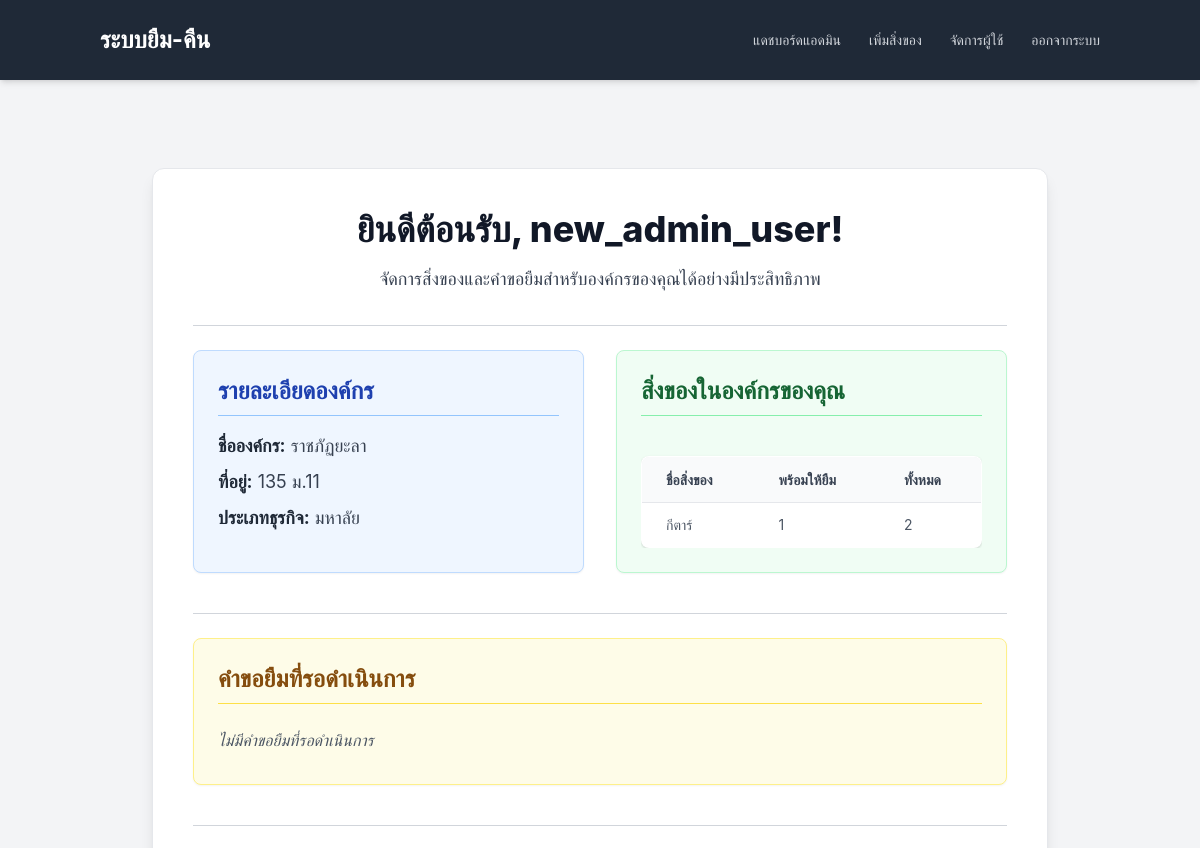
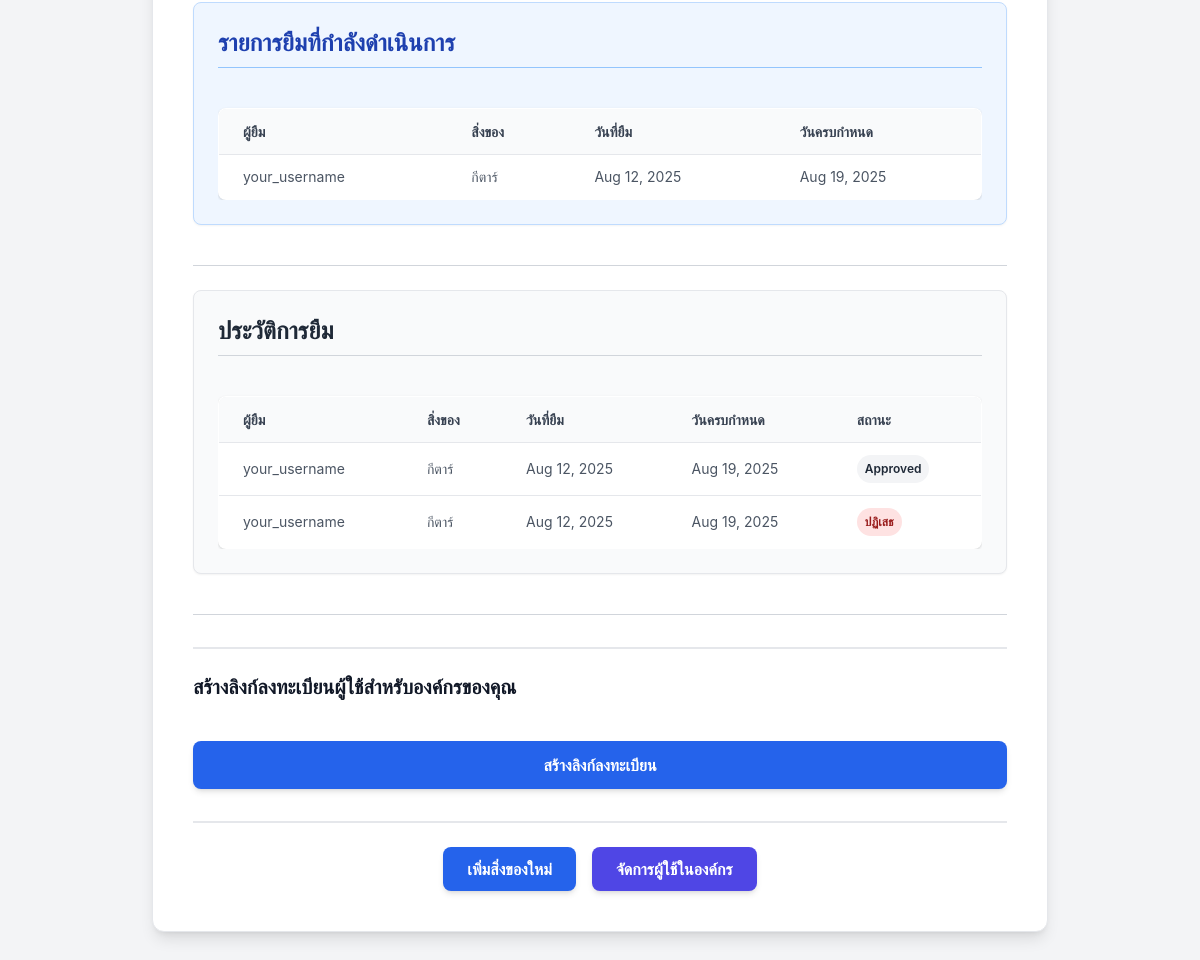
The app's page /dashboard/ (signed in), older data (2 pictures, top to bottom).
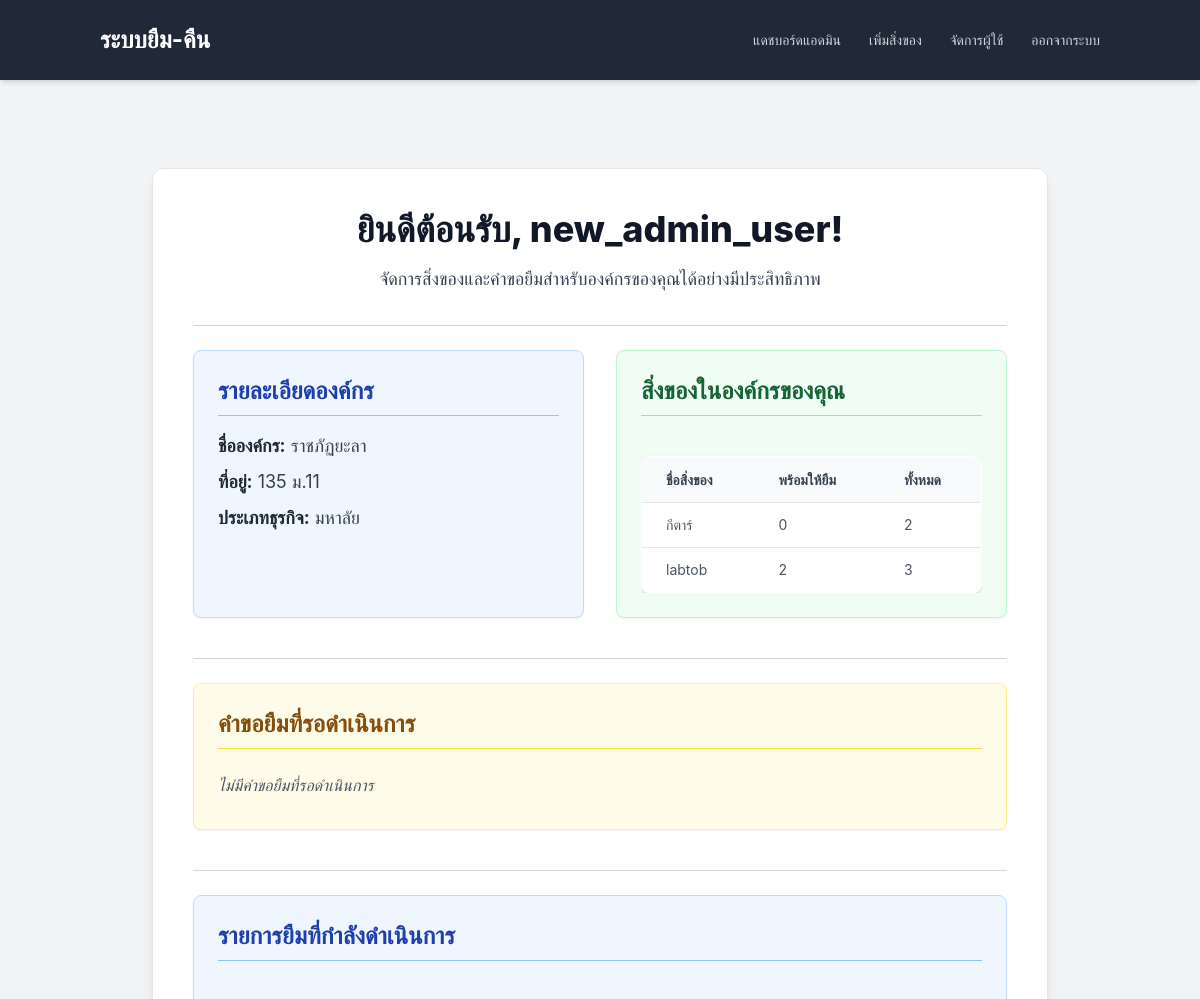
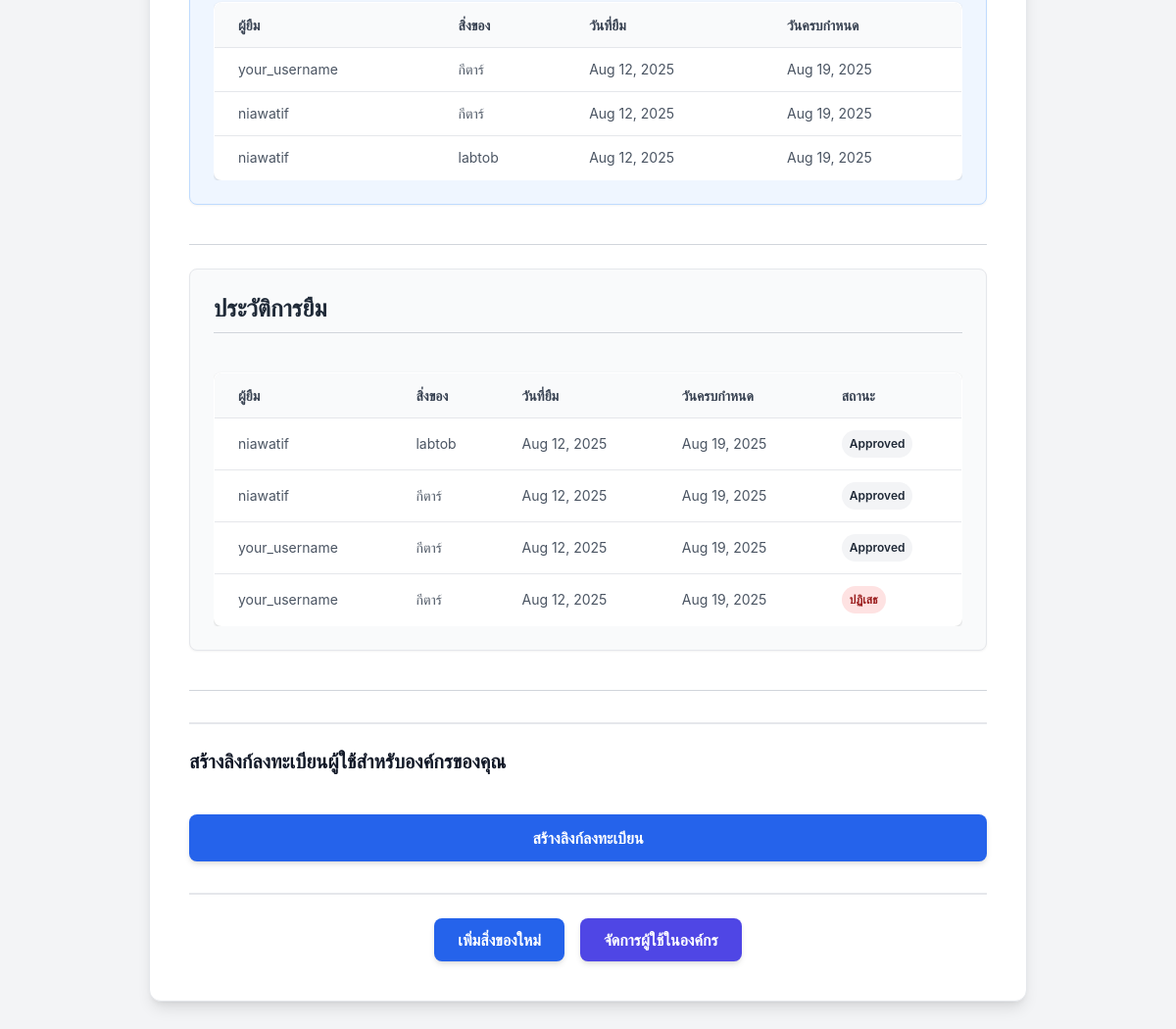
The same page, newer data (2 pictures, top to bottom).
### users/models.py (models this page shows, shortened)
class CustomUser(AbstractUser):
    organization = models.ForeignKey(
        Organization,
        on_delete=models.CASCADE,
        null=True,
        blank=True
    )
    is_platform_admin = models.BooleanField(default=False)
    is_org_admin = models.BooleanField(default=False)

class Organization(models.Model):
    name = models.CharField(max_length=200, unique=True)
    address = models.CharField(max_length=255)
    business_type = models.CharField(max_length=100)

### borrowing/models.py (models this page shows, shortened)
class Item(models.Model):
    name = models.CharField(max_length=200)
    description = models.TextField()
    quantity = models.IntegerField(default=1)  # จำนวนทั้งหมดของสิ่งของ
    available_quantity = models.IntegerField(default=1) # จำนวนที่ว่างให้ยืม
    organization = models.ForeignKey(
        Organization,
        on_delete=models.CASCADE
    )

class Loan(models.Model):
    borrower = models.ForeignKey(
        CustomUser,
        on_delete=models.CASCADE
    )
    item = models.ForeignKey(
        Item,
        on_delete=models.CASCADE
    )
    borrow_date = models.DateTimeField(auto_now_add=True)
    return_date = models.DateTimeField(null=True, blank=True)
    due_date = models.DateTimeField()
    STATUS_CHOICES = (
        ('pending', 'Pending'),
        ('approved', 'Approved'),
        ('returned', 'Returned'),
        ('overdue', 'Overdue'),
        ('rejected', 'Rejected'),
    )
    status = models.CharField(max_length=20, choices=STATUS_CHOICES, default='pending')

### users/views.py (the view)
# urls.py: path('', include('users.urls')), # สำหรับ dashboard และ user_dashboard
@login_required
def dashboard(request):
    user = request.user
    if user.is_platform_admin:
        return redirect('/admin/')
    if user.is_org_admin:
        if not user.organization:
            messages.error(request, "บัญชีผู้ดูแลองค์กรของคุณยังไม่ได้ถูกผูกกับองค์กร กรุณาติดต่อผู้ดูแลระบบ.")
            return redirect('login')
        organization = user.organization
        items = Item.objects.filter(organization=organization)
        pending_loans = Loan.objects.filter(item__organization=organization, status='pending')
        active_loans = Loan.objects.filter(item__organization=organization, status='approved')
        loan_history = Loan.objects.filter(
            item__organization=organization
        ).exclude(status='pending').order_by('-borrow_date')
        context = {
            'organization': organization,
            'items': items,
            'pending_loans': pending_loans,
            'active_loans': active_loans,
            'loan_history': loan_history,
        }
        return render(request, 'users/dashboard.html', context)
    else:
        if not user.organization:
            messages.error(request, "บัญชีของคุณยังไม่ได้ถูกผูกกับองค์กร กรุณาติดต่อผู้ดูแลระบบ.")
            return redirect('login')
        return redirect('user_dashboard')

### users/templates/users/dashboard.html (shortened to what this page needs)
{% extends 'users/base.html' %}
{% block content %}
<div class="bg-white p-6 md:p-8 lg:p-10 rounded-xl shadow-lg max-w-4xl mx-auto my-8 border border-gray-200">
    <h1 class="text-3xl md:text-4xl font-extrabold text-gray-900 mb-4 text-center">ยินดีต้อนรับ, {{ user.username }}!</h1>
    <p class="text-gray-700 mb-8 text-center text-lg">จัดการสิ่งของและคำขอยืมสำหรับองค์กรของคุณได้อย่างมีประสิทธิภาพ</p>
    <hr class="my-6 border-gray-300">
    <div class="grid grid-cols-1 md:grid-cols-2 gap-8 mb-10">
        <div class="p-6 bg-blue-50 rounded-lg shadow-sm border border-blue-200">
            <h2 class="text-2xl font-bold text-blue-800 mb-4 border-b pb-2 border-blue-300">รายละเอียดองค์กร</h2>
            <p class="text-gray-700 text-lg mb-2"><strong class="text-gray-800">ชื่อองค์กร:</strong> {{ organization.name }}</p>
            <p class="text-gray-700 text-lg mb-2"><strong class="text-gray-800">ที่อยู่:</strong> {{ organization.address }}</p>
            <p class="text-gray-700 text-lg"><strong class="text-gray-800">ประเภทธุรกิจ:</strong> {{ organization.business_type }}</p>
        </div>
        <div class="p-6 bg-green-50 rounded-lg shadow-sm border border-green-200">
            <h2 class="text-2xl font-bold text-green-800 mb-4 border-b pb-2 border-green-300">สิ่งของในองค์กรของคุณ</h2>
            {% if items %}
                <div class="overflow-x-auto">
                    <table class="min-w-full bg-white rounded-lg overflow-hidden border border-gray-200">
                        <thead>
                            <tr class="bg-gray-100 text-gray-700 uppercase text-sm leading-normal">
                                <th class="py-3 px-6 text-left font-semibold">ชื่อสิ่งของ</th>
                                <th class="py-3 px-6 text-left font-semibold">พร้อมให้ยืม</th>
                                <th class="py-3 px-6 text-left font-semibold">ทั้งหมด</th>
                            </tr>
                        </thead>
                        <tbody class="text-gray-700 text-sm">
                            {% for item in items %}
                                <tr class="border-b border-gray-200 hover:bg-gray-50 transition duration-150 ease-in-out">
                                    <td class="py-3 px-6 text-left whitespace-nowrap">{{ item.name }}</td>
                                    <td class="py-3 px-6 text-left">{{ item.available_quantity }}</td>
                                    <td class="py-3 px-6 text-left">{{ item.quantity }}</td>
                                </tr>
                            {% endfor %}
                        </tbody>
                    </table>
                </div>
            {% else %}
                <p class="text-gray-600 italic py-2">ไม่พบสิ่งของในองค์กรของคุณ</p>
            {% endif %}
        </div>
    </div>
    <hr class="my-6 border-gray-300">
    <div class="mb-10 p-6 bg-yellow-50 rounded-lg shadow-sm border border-yellow-200">
        <h2 class="text-2xl font-bold text-yellow-800 mb-4 border-b pb-2 border-yellow-300">คำขอยืมที่รอดำเนินการ</h2>
        {% if pending_loans %}
            <div class="overflow-x-auto">
                <table class="min-w-full bg-white rounded-lg overflow-hidden border border-gray-200">
                    <thead>
                        <tr class="bg-gray-100 text-gray-700 uppercase text-sm leading-normal">
                            <th class="py-3 px-6 text-left font-semibold">ผู้ยืม</th>
                            <th class="py-3 px-6 text-left font-semibold">สิ่งของ</th>
                            <th class="py-3 px-6 text-left font-semibold">วันที่ขอ</th>
                            <th class="py-3 px-6 text-center font-semibold">การกระทำ</th>
                        </tr>
                    </thead>
                    <tbody class="text-gray-700 text-sm">
                        {% for loan in pending_loans %}
                            <tr class="border-b border-gray-200 hover:bg-gray-50 transition duration-150 ease-in-out">
                                <td class="py-3 px-6 text-left whitespace-nowrap">{{ loan.borrower.username }}</td>
                                <td class="py-3 px-6 text-left">{{ loan.item.name }}</td>
                                <td class="py-3 px-6 text-left">{{ loan.borrow_date|date:"M d, Y" }}</td>
                                <td class="py-3 px-6 text-center flex justify-center items-center space-x-2">
                                    <a href="{% url 'approve_loan' loan.id %}" class="bg-green-600 hover:bg-green-700 text-white text-sm font-semibold py-2 px-4 rounded-lg transition duration-300 transform hover:scale-105 shadow-md">อนุมัติ</a>
                                    <a href="{% url 'reject_loan' loan.id %}" class="bg-red-600 hover:bg-red-700 text-white text-sm font-semibold py-2 px-4 rounded-lg transition duration-300 transform hover:scale-105 shadow-md">ปฏิเสธ</a>
                                </td>
                            </tr>
                        {% endfor %}
                    </tbody>
                </table>
            </div>
        {% else %}
            <p class="text-gray-600 italic py-2">ไม่มีคำขอยืมที่รอดำเนินการ</p>
        {% endif %}
    </div>
    <hr class="my-6 border-gray-300">
    <div class="mb-10 p-6 bg-blue-50 rounded-lg shadow-sm border border-blue-200">
        <h2 class="text-2xl font-bold text-blue-800 mb-4 border-b pb-2 border-blue-300">รายการยืมที่กำลังดำเนินการ</h2>
        {% if active_loans %}
            <div class="overflow-x-auto">
                <table class="min-w-full bg-white rounded-lg overflow-hidden border border-gray-200">
                    <thead>
                        <tr class="bg-gray-100 text-gray-700 uppercase text-sm leading-normal">
                            <th class="py-3 px-6 text-left font-semibold">ผู้ยืม</th>
                            <th class="py-3 px-6 text-left font-semibold">สิ่งของ</th>
                            <th class="py-3 px-6 text-left font-semibold">วันที่ยืม</th>
                            <th class="py-3 px-6 text-left font-semibold">วันครบกำหนด</th>
                        </tr>
                    </thead>
                    <tbody class="text-gray-700 text-sm">
                        {% for loan in active_loans %}
                            <tr class="border-b border-gray-200 hover:bg-gray-50 transition duration-150 ease-in-out">
                                <td class="py-3 px-6 text-left whitespace-nowrap">{{ loan.borrower.username }}</td>
                                <td class="py-3 px-6 text-left">{{ loan.item.name }}</td>
                                <td class="py-3 px-6 text-left">{{ loan.borrow_date|date:"M d, Y" }}</td>
                                <td class="py-3 px-6 text-left">{{ loan.due_date|date:"M d, Y" }}</td>
                            </tr>
                        {% endfor %}
                    </tbody>
                </table>
            </div>
        {% else %}
            <p class="text-gray-600 italic py-2">ไม่มีรายการยืมที่กำลังดำเนินการ</p>
        {% endif %}
    </div>
    <hr class="my-6 border-gray-300">
    <div class="mb-10 p-6 bg-gray-50 rounded-lg shadow-sm border border-gray-200">
        <h2 class="text-2xl font-bold text-gray-800 mb-4 border-b pb-2 border-gray-300">ประวัติการยืม</h2>
        {% if loan_history %}
            <div class="overflow-x-auto">
                <table class="min-w-full bg-white rounded-lg overflow-hidden border border-gray-200">
                    <thead>
                        <tr class="bg-gray-100 text-gray-700 uppercase text-sm leading-normal">
                            <th class="py-3 px-6 text-left font-semibold">ผู้ยืม</th>
                            <th class="py-3 px-6 text-left font-semibold">สิ่งของ</th>
                            <th class="py-3 px-6 text-left font-semibold">วันที่ยืม</th>
                            <th class="py-3 px-6 text-left font-semibold">วันครบกำหนด</th>
                            <th class="py-3 px-6 text-left font-semibold">สถานะ</th>
                        </tr>
                    </thead>
                    <tbody class="text-gray-700 text-sm">
                        {% for loan in loan_history %}
                            <tr class="border-b border-gray-200 hover:bg-gray-50 transition duration-150 ease-in-out">
                                <td class="py-3 px-6 text-left whitespace-nowrap">{{ loan.borrower.username }}</td>
                                <td class="py-3 px-6 text-left">{{ loan.item.name }}</td>
                                <td class="py-3 px-6 text-left">{{ loan.borrow_date|default_if_none:"N/A"|date:"M d, Y" }}</td>
                                <td class="py-3 px-6 text-left">{{ loan.due_date|date:"M d, Y" }}</td>
                                <td class="py-3 px-6 text-left">
                                    {% if loan.status == 'returned' %}
                                        <span class="px-2 py-1 inline-flex text-xs leading-5 font-semibold rounded-full bg-green-100 text-green-800">คืนแล้ว</span>
                                    {% elif loan.status == 'rejected' %}
                                        <span class="px-2 py-1 inline-flex text-xs leading-5 font-semibold rounded-full bg-red-100 text-red-800">ปฏิเสธ</span>
                                    {% else %}
                                        <span class="px-2 py-1 inline-flex text-xs leading-5 font-semibold rounded-full bg-gray-100 text-gray-800">{{ loan.status|capfirst }}</span>
                                    {% endif %}
                                </td>
                            </tr>
                        {% endfor %}
                    </tbody>
                </table>
            </div>
        {% else %}
            <p class="text-gray-600 italic py-2">ไม่มีประวัติการยืม</p>
        {% endif %}
    </div>
    <hr class="my-6 border-gray-300">
    {% if user.is_org_admin %}
        <div class="mt-8 pt-6 border-t-2 border-gray-200">
            <h3 class="text-xl font-bold text-gray-900 mb-4">สร้างลิงก์ลงทะเบียนผู้ใช้สำหรับองค์กรของคุณ</h3>
            <form method="post" action="{% url 'generate_registration_link' %}" class="flex flex-col sm:flex-row items-center gap-4">
                <button type="submit" class="w-full sm:w-auto bg-purple-600 hover:bg-purple-700 text-white font-semibold py-2.5 px-6 rounded-lg transition duration-300 transform hover:scale-105 shadow-md">สร้างลิงก์ลงทะเบียน</button>
            </form>
        </div>
    {% endif %}
    <div class="mt-8 pt-6 border-t-2 border-gray-200 flex flex-wrap gap-4 justify-center">
        <a href="{% url 'add_item' %}" class="bg-blue-600 hover:bg-blue-700 text-white font-semibold py-2.5 px-6 rounded-lg transition duration-300 transform hover:scale-105 shadow-md">เพิ่มสิ่งของใหม่</a>
        <a href="{% url 'manage_organization_users' %}" class="bg-indigo-600 hover:bg-indigo-700 text-white font-semibold py-2.5 px-6 rounded-lg transition duration-300 transform hover:scale-105 shadow-md">จัดการผู้ใช้ในองค์กร</a>
    </div>
</div>
{% endblock content %}

### users/templates/users/base.html (shortened to what this page needs)
<!DOCTYPE html>
<html lang="th">
<head>
    <script src="https://cdn.tailwindcss.com"></script>
</head>
<body class="bg-gray-100 text-gray-800">
    <nav class="bg-gray-800 p-4 shadow-md">
        <div class="container mx-auto flex justify-between items-center flex-wrap">
            <a href="{% url 'login' %}" class="text-white text-2xl font-bold rounded-md px-3 py-2 hover:bg-gray-700 transition duration-300">ระบบยืม-คืน</a>
            <div class="w-full md:flex md:items-center md:w-auto navbar-menu" id="navbar-default">
                <div class="text-sm md:flex-grow">
                    {% if user.is_authenticated %}
                        {% if user.is_org_admin %}
                            <a href="{% url 'dashboard' %}" class="block mt-4 md:inline-block md:mt-0 text-gray-300 hover:text-white px-3 py-2 rounded-md transition duration-300">แดชบอร์ดแอดมิน</a>
                            <a href="{% url 'add_item' %}" class="block mt-4 md:inline-block md:mt-0 text-gray-300 hover:text-white px-3 py-2 rounded-md transition duration-300">เพิ่มสิ่งของ</a>
                            <a href="{% url 'manage_organization_users' %}" class="block mt-4 md:inline-block md:mt-0 text-gray-300 hover:text-white px-3 py-2 rounded-md transition duration-300">จัดการผู้ใช้</a>
                        {% endif %}
                        <a href="{% url 'logout' %}" class="block mt-4 md:inline-block md:mt-0 text-gray-300 hover:text-white px-3 py-2 rounded-md transition duration-300">ออกจากระบบ</a>
                    {% endif %}
                </div>
            </div>
        </div>
    </nav>
    <div class="container-content mt-4">
        <main class="py-4">
            {% block content %}{% endblock %}
        </main>
    </div>
</body>
</html>

Row changes from the older to the newer data that the page shows:
changed Item "กีตาร์": available_quantity "1" → "0"
added Item: name "labtob", available_quantity "2", quantity "3"
added Loan: borrower.username "niawatif", item.name "กีตาร์", borrow_date "Aug 12, 2025", due_date "Aug 19, 2025", status "Approved"
added Loan: borrower.username "niawatif", item.name "labtob", borrow_date "Aug 12, 2025", due_date "Aug 19, 2025", status "Approved"
